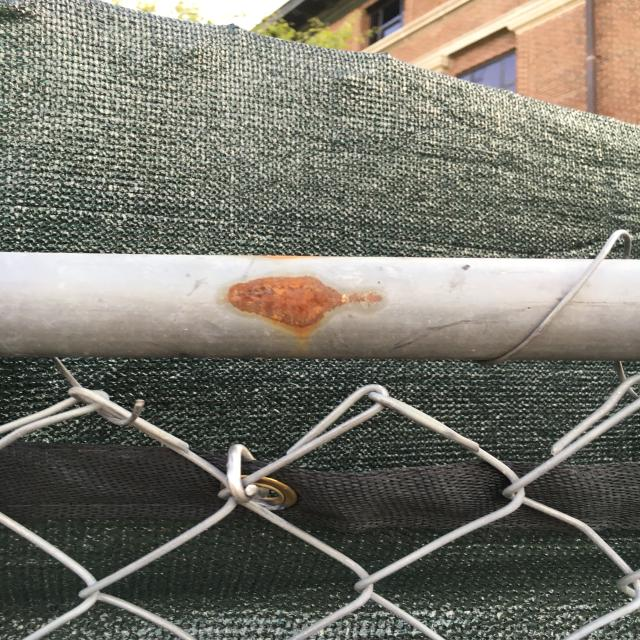
#> input picture corrosion_detection-1/test/images/000143_jpg.rf.7608824465bf9b736aa4f4c9524edc2d.jpg, 640 x 640 px, given in place of the camera
$ jupyter execute --allow-errors no_ml.ipynb
#> lines starting #> are read from the running program, lines starting #| are printed output that depends on the picture; after the words box and inside, x2 and y2 are one past the last pixel; in counts of white or black regions, pixels touching at a corner belong together
[cell 1]
import tensorflow
import os
from os import listdir
import matplotlib.pyplot as plt
from sklearn.metrics import classification_report, confusion_matrix
import seaborn as sns

[cell 2]
train_dir = 'split/train'
train_CORROSION_dir = 'split/train/CORROSION/'
train_NOCORROSION_dir = 'split/train/NOCORROSION/'

validation_dir = 'split/validation'
validation_CORROSION_dir = 'split/validation/CORROSION/'
validation_NOCORROSION_dir = 'split/validation/NOCORROSION/'

test_dir = 'split/test'
test_CORROSION_dir = 'split/test/CORROSION/'
test_NOCORROSION_dir = 'split/test/NOCORROSION/'

[cell 3]
from PIL import Image

#> (the rest of this cell did not finish here and is left out)

[cell 4]
CORROSION_dir = 'data/CORROSION'
#> CORROSION_dir = 'data/CORROSION'
NOCORROSION_dir = 'data/NOCORROSION'

[cell 5]
corrosion_list = []
nocorrosion_list = []
#> (the rest of this cell did not finish here and is left out)

[cell 6]
import cv2
import numpy as np
#> (the rest of this cell did not finish here and is left out)

#> (a cell that did not finish here is left out)

[cell 8]
threshold_list_int = range(int(0.005*1000),int(0.105*1000),int(0.005*1000))
threshold_list = []
for num in threshold_list_int:
    threshold_list.append(num/1000)
#> this loop made 20 passes
#> num on passes 1 to 12: 5, 10, 15, 20, 25, 30, 35, 40, 45, 50, 55, 60
#> after the loop, threshold_list = [0.005, 0.01, 0.015, 0.02, 0.025, 0.03, 0.035, 0.04, 0.045, 0.05, 0.055, 0.06, 0.065, 0.07, 0.075, 0.08, 0.085, 0.09, 0.095, 0.1]

[cell 9]
eva_list = []
#> (the rest of this cell did not finish here and is left out)

[cell 10]
all_len = len(corrosion_list) + len(nocorrosion_list)
TP_list = []
FP_list = []
f1_list = []
for eva in eva_list:
    TP_list.append(eva[1]/all_len)
    FP_list.append(eva[3]/all_len)
    f1_list.append(eva[5])

[cell 11]
plt.title('ROC Curve')
plt.plot(FP_list,TP_list)
plt.xlabel('False Positive Rate', size=14)
plt.ylabel('True Positive Rate', size=14)
plt.show()
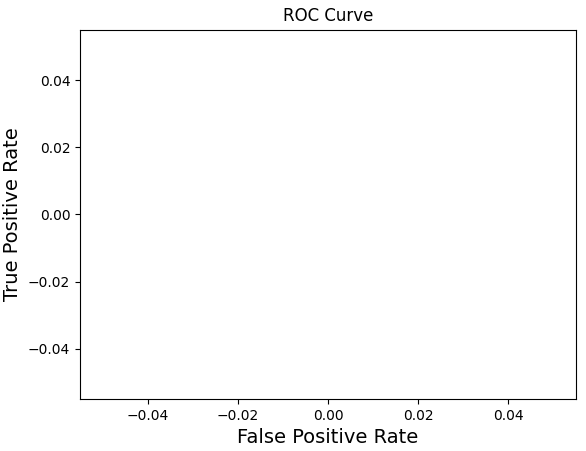
#> figure drawn by matplotlib, 1 panel

[cell 12]
eva_list

[cell 13]
plt.title('f1 curve')
#> (the rest of this cell did not finish here and is left out)

[cell 14]
from sklearn.metrics import classification_report, confusion_matrix
import seaborn as sns
cm = confusion_matrix(y_true, y_pred)

names = ['True Positives', 'False Negatives', 'False Positives', 'True Negatives']
counts = ['{0:0.0f}'.format(value) for value in cm.flatten()]
percentages = ['{0:.2%}'.format(value) for value in cm.flatten()/np.sum(cm)]
labels = [f'{v1}\n{v2}' for v1, v2 in zip(names, percentages)]
#> (the rest of this cell did not finish here and is left out)

[cell 15]
import cv2

cap = cv2.VideoCapture(0)
cap.set(3, 640)
cap.set(4, 480)

while True:
    ret1, img= cap.read()
#> img is the input picture: shape (640, 640, 3); mean B, G, R 106.3, 116.9, 118.7
    ret2, img= cap.read()
    hsv = cv2.cvtColor(img,cv2.COLOR_BGR2HSV)
#> hsv: shape (640, 640, 3); mean H, S, V 40.6, 34.6, 121.9
    # Range for lower red
    lower_red1 = np.array([0,70,50])
    upper_red1 = np.array([20,255,150])
    mask0 = cv2.inRange(hsv, lower_red1, upper_red1)
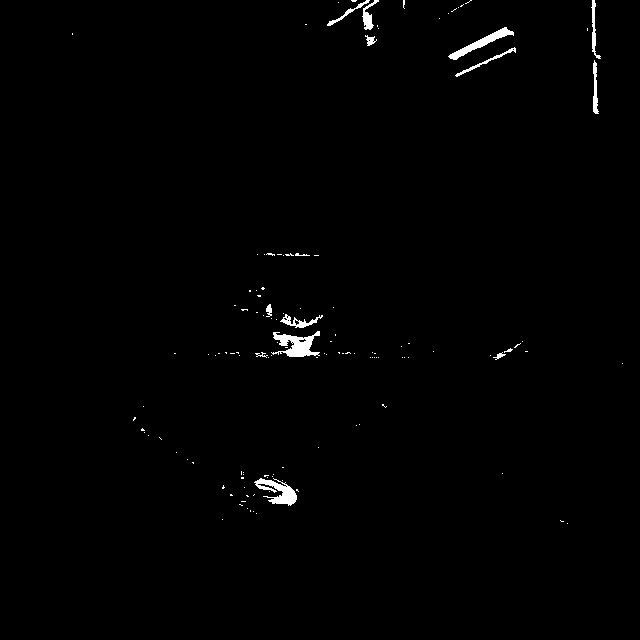
#> mask0: shape (640, 640); 0.82% white; 128 white regions (114 under 20 px), largest, box (x1, y1, x2, y2) and area: (271, 331, 320, 357) 656, (254, 478, 297, 506) 557, (448, 27, 514, 60) 488

    # range for upper red
    lower_red2 = np.array([220,70,50])
    upper_red2 = np.array([255,255,150])
    mask1 = cv2.inRange(hsv, lower_red2, upper_red2)
#> mask1: shape (640, 640); every value is 0
    mask = mask0+mask1
    output = cv2.bitwise_and(img, img, mask=mask)
    numpy_horizontal = np.hstack((img, output))
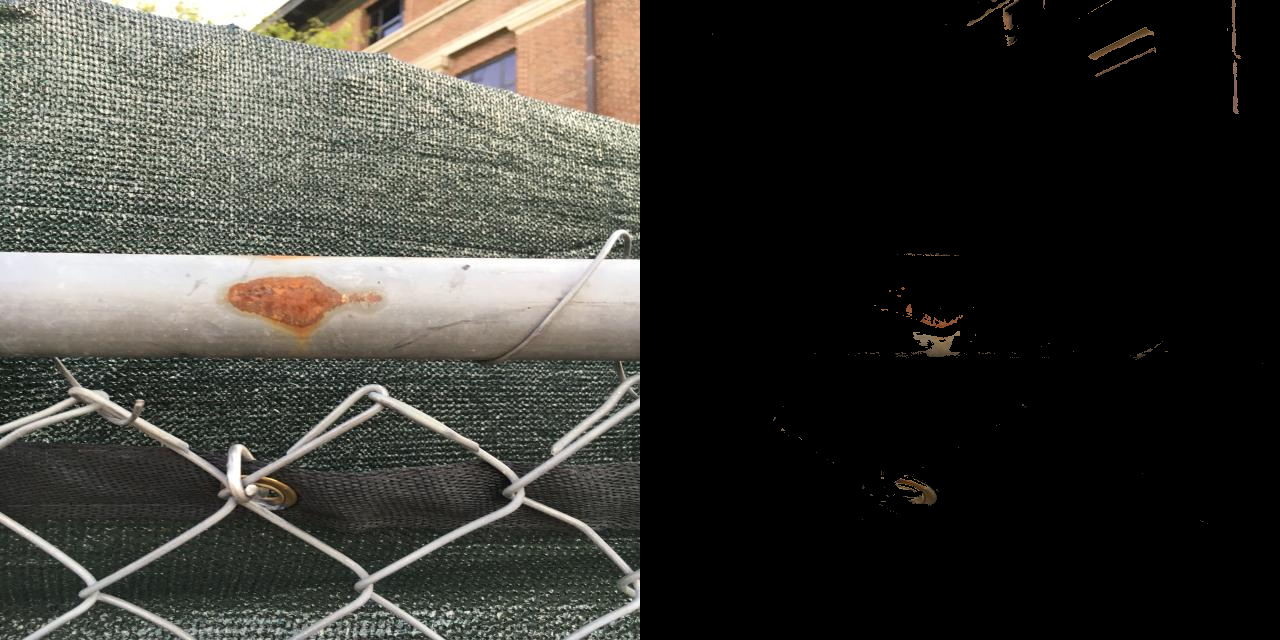
#> numpy_horizontal: shape (640, 1280, 3); mean B, G, R 53.4, 58.8, 59.8
    corrosion_pixel = np.count_nonzero(mask)
#> corrosion_pixel = 3371
    if corrosion_pixel > 640*640*0.0025:
        corrosion = 1
    else :
        corrosion = 0
    final = cv2.putText(numpy_horizontal, str(corrosion), (50,50), cv2.FONT_HERSHEY_SIMPLEX , 2, (255, 0, 0) , 2, cv2.LINE_AA)

    cv2.imshow('Webcam', final)

    if cv2.waitKey(1) == ord('q'):
#> (key q is pressed here)
        break

cap.release()
cv2.destroyAllWindows()

$ run again, on corrosion_detection-1/test/images/ab6450f6cf_jpg.rf.0d20eab8dabfa774be09778c30f67a42.jpg
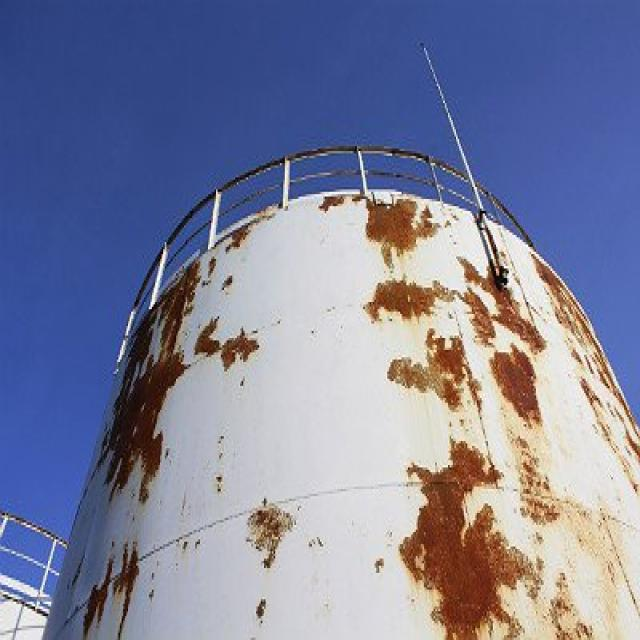
#> input picture corrosion_detection-1/test/images/ab6450f6cf_jpg.rf.0d20eab8dabfa774be09778c30f67a42.jpg, 640 x 640 px, given in place of the camera
#> CORROSION_dir = 'data/CORROSION'
#> the loop `for num in threshold_list_int:` made 20 passes
#> num on passes 1 to 8: 5, 10, 15, 20, 25, 30, 35, 40
#> after the loop `for num in threshold_list_int:`: threshold_list = [0.005, 0.01, 0.015, 0.02, 0.025, 0.03, 0.035, 0.04, 0.045, 0.05, 0.055, 0.06, 0.065, 0.07, 0.075, 0.08, 0.085, 0.09, 0.095, 0.1]
#> img is the input picture: shape (640, 640, 3); mean B, G, R 156.9, 129.5, 125.6
#> hsv: shape (640, 640, 3); mean H, S, V 87, 98.1, 169.6
#> `mask0 = cv2.inRange(hsv, lower_red1, upper_red1)`:
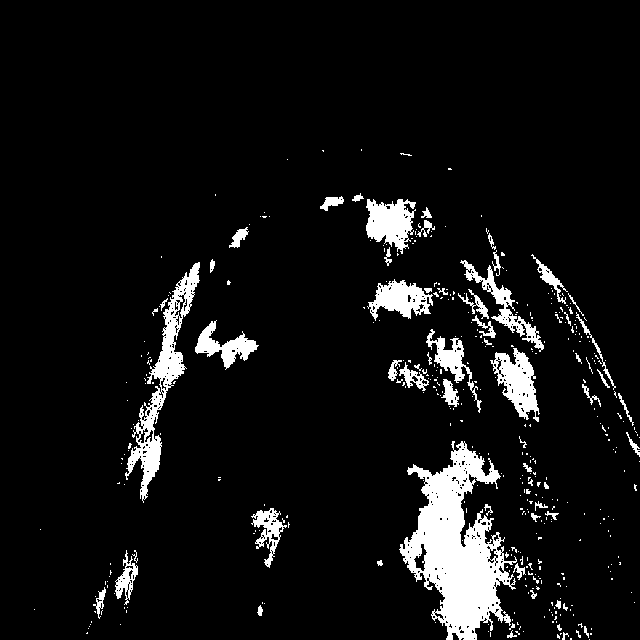
#> mask0: shape (640, 640); 7.3% white; 419 white regions (360 under 20 px), largest, box (x1, y1, x2, y2) and area: (399, 441, 517, 640) 11232, (125, 262, 200, 503) 3781, (490, 348, 540, 422) 1793
#> mask1: shape (640, 640); every value is 0
#> `numpy_horizontal = np.hstack((img, output))`:
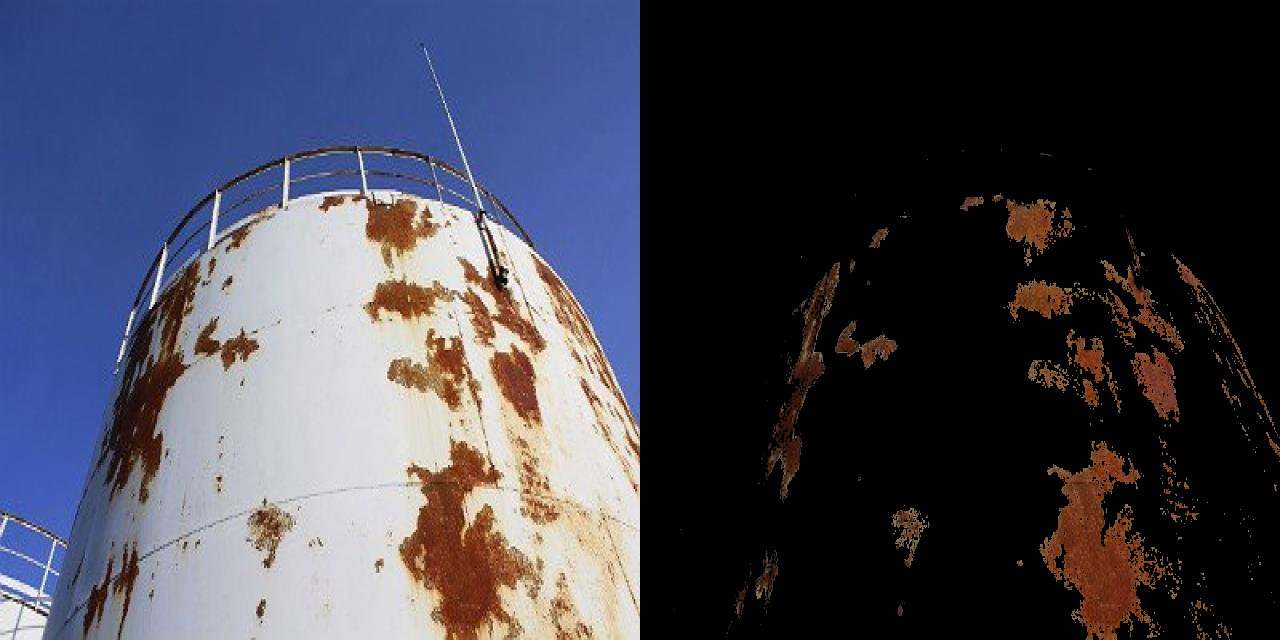
#> numpy_horizontal: shape (640, 1280, 3); mean B, G, R 79.8, 67, 66.9
#> corrosion_pixel = 29888
